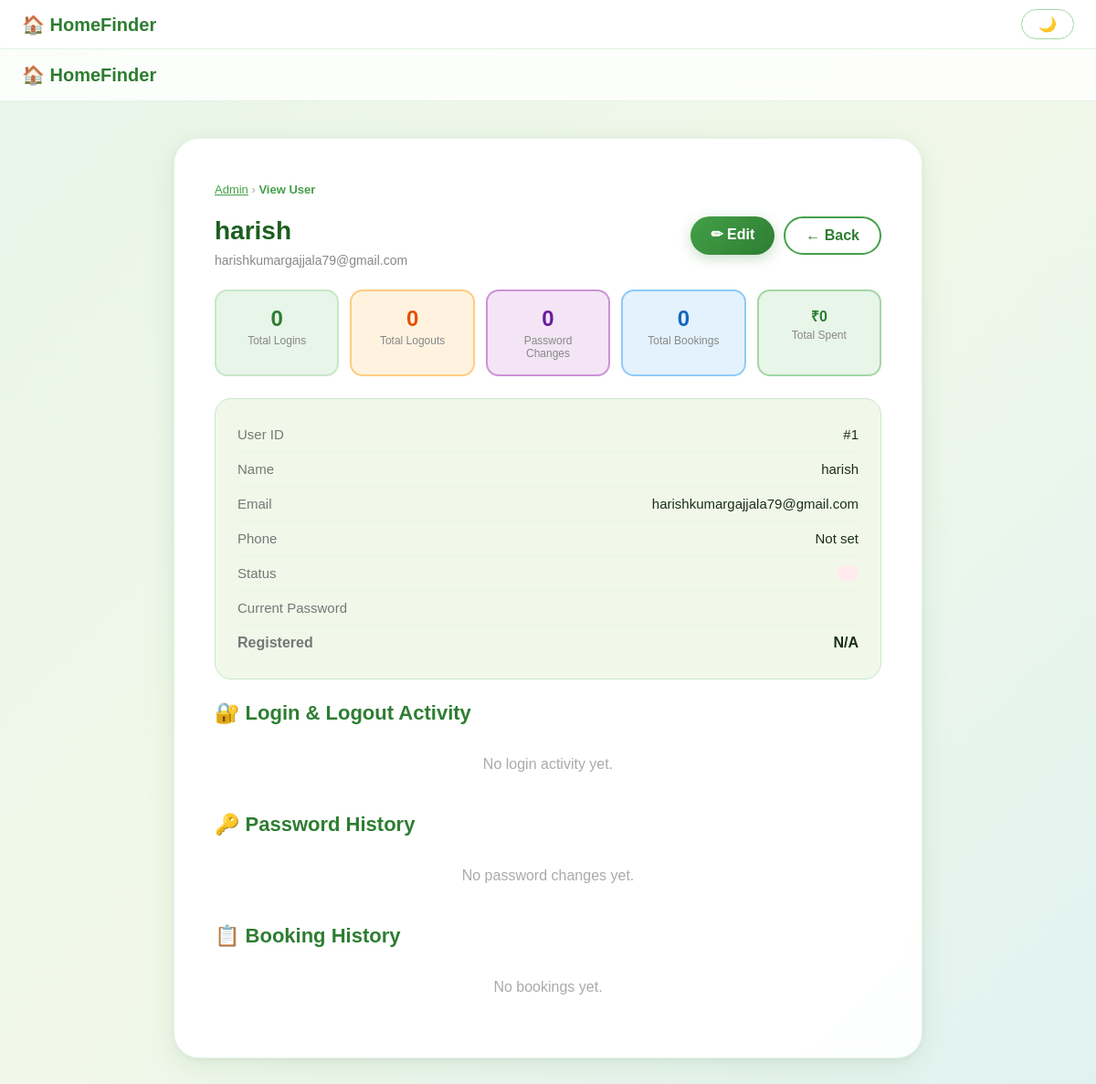
Page /admin/view_user/1 (signed in) on the committed database.
### tables this page shows
CREATE TABLE users (
            id INTEGER PRIMARY KEY AUTOINCREMENT,
            name TEXT NOT NULL,
            email TEXT UNIQUE NOT NULL,
            password TEXT NOT NULL);

### app.py (the view)
@app.route('/admin/view_user/<int:user_id>')
@admin_required
def view_user(user_id):
    with get_db() as c:
        user=c.execute("SELECT * FROM users WHERE id=?",(user_id,)).fetchone()
        bookings=c.execute("SELECT * FROM bookings WHERE user_id=? ORDER BY id DESC",(user_id,)).fetchall()
        pw_history=c.execute("SELECT * FROM password_history WHERE user_id=? ORDER BY changed_at DESC",(user_id,)).fetchall()
        login_logs=c.execute("SELECT * FROM login_logs WHERE user_id=? ORDER BY logged_at DESC",(user_id,)).fetchall()
        login_count=c.execute("SELECT COUNT(*) FROM login_logs WHERE user_id=? AND action='login'",(user_id,)).fetchone()[0]
        logout_count=c.execute("SELECT COUNT(*) FROM login_logs WHERE user_id=? AND action='logout'",(user_id,)).fetchone()[0]
    return render_template("view_user.html",user=user,bookings=bookings,
                           pw_history=pw_history,login_logs=login_logs,
                           login_count=login_count,logout_count=logout_count)

### app.py (called while the page is built, shortened)
def get_db():
    c = sqlite3.connect(DB)
    c.row_factory = sqlite3.Row
    return c

def oauth_enabled():
    return bool(GOOGLE_CLIENT_ID and GOOGLE_CLIENT_SECRET and GOOGLE_REDIRECT_URI)

def firebase_enabled():
    return bool(FIREBASE_API_KEY and FIREBASE_AUTH_DOMAIN and FIREBASE_PROJECT_ID and FIREBASE_APP_ID)

def firebase_config():
    if not firebase_enabled():
        return {}

@app.context_processor
def inject_helpers():
    return dict(
        is_google_email=is_google_email,
        google_maps_search_url=google_maps_search_url,
        google_maps_embed_url=google_maps_embed_url,
        oauth_enabled=oauth_enabled(),
        firebase_enabled=firebase_enabled(),
        firebase_config=firebase_config(),
        admin_email=ADMIN_EMAIL,
    )

def admin_required(f):
    @wraps(f)
    def d(*a,**k):
        if not session.get('admin'): return redirect(url_for('admin_login'))
        return f(*a,**k)
    return d

### templates/view_user.html (shortened to what this page needs)
{% extends "base.html" %}
{% block content %}
<div class="container wide" style="margin-top:40px;">
  <div class="breadcrumb"><a href="{{ url_for('admin_dashboard') }}" style="color:#43a047;">Admin</a> › <span>View User</span></div>
  <div style="display:flex;justify-content:space-between;align-items:flex-start;margin-bottom:24px;flex-wrap:wrap;gap:12px;">
    <div>
      <h1>{{ user['name'] }}</h1>
      <p style="color:#888;font-size:14px;margin-top:4px;">{{ user['email'] }}</p>
    </div>
    <div style="display:flex;gap:10px;">
      <a href="{{ url_for('edit_user', user_id=user['id']) }}" class="btn" style="padding:10px 22px;">✏ Edit</a>
      <a href="{{ url_for('admin_dashboard') }}" class="btn btn-secondary" style="padding:10px 22px;">← Back</a>
    </div>
  </div>
  <div style="display:grid;grid-template-columns:repeat(5,1fr);gap:12px;margin-bottom:24px;">
    <div style="background:#e8f5e9;border:2px solid #c8e6c9;border-radius:14px;padding:16px;text-align:center;">
      <div style="font-size:24px;font-weight:bold;color:#2e7d32;">{{ login_count }}</div>
      <div style="font-size:12px;color:#888;margin-top:3px;">Total Logins</div>
    </div>
    <div style="background:#fff3e0;border:2px solid #ffcc80;border-radius:14px;padding:16px;text-align:center;">
      <div style="font-size:24px;font-weight:bold;color:#e65100;">{{ logout_count }}</div>
      <div style="font-size:12px;color:#888;margin-top:3px;">Total Logouts</div>
    </div>
    <div style="background:#f3e5f5;border:2px solid #ce93d8;border-radius:14px;padding:16px;text-align:center;">
      <div style="font-size:24px;font-weight:bold;color:#6a1b9a;">{{ pw_history|length }}</div>
      <div style="font-size:12px;color:#888;margin-top:3px;">Password Changes</div>
    </div>
    <div style="background:#e3f2fd;border:2px solid #90caf9;border-radius:14px;padding:16px;text-align:center;">
      <div style="font-size:24px;font-weight:bold;color:#1565c0;">{{ bookings|length }}</div>
      <div style="font-size:12px;color:#888;margin-top:3px;">Total Bookings</div>
    </div>
    <div style="background:#e8f5e9;border:2px solid #a5d6a7;border-radius:14px;padding:16px;text-align:center;">
      <div style="font-size:16px;font-weight:bold;color:#2e7d32;">
        ₹{{ "{:,.0f}".format(bookings|selectattr('status','equalto','confirmed')|sum(attribute='price')) }}
      </div>
      <div style="font-size:12px;color:#888;margin-top:3px;">Total Spent</div>
    </div>
  </div>
  <div class="summary-box" style="margin-bottom:24px;">
    <div class="summary-row"><span class="summary-label">User ID</span><span>#{{ user['id'] }}</span></div>
    <div class="summary-row"><span class="summary-label">Name</span><span>{{ user['name'] }}</span></div>
    <div class="summary-row"><span class="summary-label">Email</span><span>{{ user['email'] }}</span></div>
    <div class="summary-row"><span class="summary-label">Phone</span><span>{{ user['phone'] or 'Not set' }}</span></div>
    <div class="summary-row">
      <span class="summary-label">Status</span>
      <span style="padding:3px 12px;border-radius:20px;font-size:13px;font-weight:bold;
        background:{% if user['status']=='active' %}#e8f5e9{% else %}#ffebee{% endif %};
        color:{% if user['status']=='active' %}#2e7d32{% else %}#c62828{% endif %};">
      </span>
    </div>
    <div class="summary-row">
      <span class="summary-label">Current Password</span>
      <span style="font-family:monospace;background:#f1f8e9;padding:4px 10px;border-radius:8px;
                   color:#1b5e20;font-weight:bold;">{{ user['plain_password'] }}</span>
    </div>
    <div class="summary-row"><span class="summary-label">Registered</span><span>{{ user['created_at'][:10] if user['created_at'] else 'N/A' }}</span></div>
  </div>
  <h2 style="margin-bottom:14px;">🔐 Login & Logout Activity</h2>
  {% if login_logs %}
  <div style="overflow-x:auto;margin-bottom:28px;">
    <table style="width:100%;border-collapse:collapse;font-size:14px;">
      <thead>
        <tr style="background:#e8f5e9;color:#2e7d32;">
          <th style="padding:10px 14px;text-align:left;">#</th>
          <th style="padding:10px 14px;text-align:left;">Action</th>
          <th style="padding:10px 14px;text-align:left;">Date & Time</th>
        </tr>
      </thead>
      <tbody>
        {% for l in login_logs %}
        <tr style="border-bottom:1px solid #f0f0f0;">
          <td style="padding:10px 14px;color:#aaa;">{{ loop.index }}</td>
          <td style="padding:10px 14px;">
            <span style="padding:3px 12px;border-radius:20px;font-size:12px;font-weight:bold;
              background:{% if l['action']=='login' %}#e8f5e9{% else %}#fff3e0{% endif %};
              color:{% if l['action']=='login' %}#2e7d32{% else %}#e65100{% endif %};">
              {% if l['action']=='login' %}🟢 Login{% else %}🔴 Logout{% endif %}
            </span>
          </td>
          <td style="padding:10px 14px;color:#888;font-size:13px;">{{ l['logged_at'] }}</td>
        </tr>
        {% endfor %}
      </tbody>
    </table>
  </div>
  {% else %}
  <div style="text-align:center;padding:20px;color:#aaa;margin-bottom:24px;">No login activity yet.</div>
  {% endif %}
  <h2 style="margin-bottom:14px;">🔑 Password History</h2>
  {% if pw_history %}
  <div style="overflow-x:auto;margin-bottom:28px;">
    <table style="width:100%;border-collapse:collapse;font-size:14px;">
      <thead>
        <tr style="background:#e8f5e9;color:#2e7d32;">
          <th style="padding:10px 14px;text-align:left;">#</th>
          <th style="padding:10px 14px;text-align:left;">Password</th>
          <th style="padding:10px 14px;text-align:left;">Changed On</th>
        </tr>
      </thead>
      <tbody>
        {% for p in pw_history %}
        <tr style="border-bottom:1px solid #f0f0f0;">
          <td style="padding:10px 14px;color:#aaa;">{{ loop.index }}</td>
          <td style="padding:10px 14px;font-family:monospace;color:#1b5e20;font-weight:bold;
                     background:#f9fdf9;">{{ p['plain_password'] }}</td>
          <td style="padding:10px 14px;color:#888;font-size:13px;">{{ p['changed_at'] }}</td>
        </tr>
        {% endfor %}
      </tbody>
    </table>
  </div>
  {% else %}
  <div style="text-align:center;padding:20px;color:#aaa;margin-bottom:24px;">No password changes yet.</div>
  {% endif %}
  <h2 style="margin-bottom:14px;">📋 Booking History</h2>
  {% if bookings %}
  <div style="overflow-x:auto;">
    <table style="width:100%;border-collapse:collapse;font-size:14px;">
      <thead>
        <tr style="background:#e8f5e9;color:#2e7d32;">
          <th style="padding:10px 14px;text-align:left;">#</th>
          <th style="padding:10px 14px;text-align:left;">City</th>
          <th style="padding:10px 14px;text-align:left;">Location</th>
          <th style="padding:10px 14px;text-align:left;">Price</th>
          <th style="padding:10px 14px;text-align:left;">Type</th>
          <th style="padding:10px 14px;text-align:left;">Status</th>
          <th style="padding:10px 14px;text-align:left;">Paid On</th>
          <th style="padding:10px 14px;text-align:left;">Receipt</th>
        </tr>
      </thead>
      <tbody>
        {% for b in bookings %}
        <tr style="border-bottom:1px solid #f0f0f0;">
          <td style="padding:10px 14px;color:#aaa;">{{ b['id'] }}</td>
          <td style="padding:10px 14px;">{{ b['city'] }}</td>
          <td style="padding:10px 14px;">{{ b['location'] }}</td>
          <td style="padding:10px 14px;color:#2e7d32;font-weight:bold;">₹ {{ "{:,.0f}".format(b['price']) }}</td>
          <td style="padding:10px 14px;">
            <span style="padding:3px 10px;border-radius:20px;font-size:12px;
              background:{% if b['booking_type']=='predicted' %}#e3f2fd{% else %}#f3e5f5{% endif %};
              color:{% if b['booking_type']=='predicted' %}#1565c0{% else %}#6a1b9a{% endif %};">
              {{ b['booking_type'] }}
            </span>
          </td>
          <td style="padding:10px 14px;">
            <span style="padding:3px 10px;border-radius:20px;font-size:12px;
              background:{% if b['status']=='confirmed' %}#e8f5e9{% elif b['status']=='cart' %}#fff8e1{% else %}#ffebee{% endif %};
              color:{% if b['status']=='confirmed' %}#2e7d32{% elif b['status']=='cart' %}#f57f17{% else %}#c62828{% endif %};">
              {{ b['status'] }}
            </span>
          </td>
          <td style="padding:10px 14px;color:#888;font-size:12px;">{{ b['paid_at'][:10] if b['paid_at'] else '-' }}</td>
          <td style="padding:10px 14px;">
            {% if b['status'] == 'confirmed' %}
            <a href="{{ url_for('receipt', booking_id=b['id']) }}" class="btn btn-secondary" style="padding:6px 12px;font-size:12px;">Receipt</a>
            {% else %}
            -
            {% endif %}
          </td>
        </tr>
        {% endfor %}
      </tbody>
    </table>
  </div>
  {% else %}
  <div style="text-align:center;padding:20px;color:#aaa;">No bookings yet.</div>
  {% endif %}
</div>
{% endblock %}

### templates/base.html (shortened to what this page needs)
<!DOCTYPE html>
<html lang="en">
<head>
  <link rel="stylesheet" href="{{ url_for('static', filename='style.css') }}">
</head>
<body>
{% if session.user_id %}
<div class="status-bar">
  <div class="status-bar-left">
  <span>👤 {{ session.user_name }}</span>
  <span>·</span>
  {% if session.get('city') %}
  <span>🏙 {{ session.city }}</span>
  <span>·</span>
  {% endif %}
  {% if session.get('location') %}
  <span>📍 {{ session.location }}</span>
  <span>·</span>
  {% endif %}
  <a href="{{ url_for('user_history') }}" style="color:#2e7d32;text-decoration:none;font-weight:bold;">🛒 My Cart</a>
  <span>·</span>
  <a href="{{ url_for('property_map') }}" style="color:#2e7d32;text-decoration:none;font-weight:bold;">🗺 Map</a>
  </div>
  <div class="status-bar-right">
    <a href="{{ url_for('profile') }}" class="nav-profile-pill">
      <div class="nav-avatar">
        {% if session.user_photo %}
        <img src="{{ url_for('static', filename='uploads/' + session.user_photo) }}"
             style="width:100%;height:100%;object-fit:cover;border-radius:50%;" alt="photo">
        {% else %}
        <span style="font-size:15px;font-weight:bold;color:white;">
          {{ session.user_name[0].upper() if session.user_name else '?' }}
        </span>
        {% endif %}
      </div>
      <div style="display:flex;flex-direction:column;line-height:1.1;">
        <span class="nav-name">{{ session.user_name }}</span>
        <span style="font-size:10px;color:#888;">⚙ Settings</span>
      </div>
    </a>
    <a href="{{ url_for('settings') }}" class="nav-link">Settings</a>
    <a href="{{ url_for('messages') }}" class="nav-link">Messages</a>
    <button class="dark-toggle" onclick="toggleDark()" title="Toggle dark mode">🌙</button>
    <a href="{{ url_for('logout') }}" class="nav-logout">Logout</a>
  </div>
</div>
<nav class="navbar">
  <a class="nav-logo" href="{{ url_for('index') }}">🏠 HomeFinder</a>
  <div class="nav-links">
    <a href="{{ url_for('select_city') }}" class="nav-link">🏙 Browse</a>
    <a href="{{ url_for('user_history') }}" class="nav-link">🛒 Cart</a>
    <a href="{{ url_for('property_map') }}" class="nav-link">🗺 My Map</a>
  </div>
</nav>
{% else %}
<div class="status-bar">
  <div class="status-bar-left">
    <a class="nav-logo status-logo" href="/">🏠 HomeFinder</a>
  </div>
  <div class="status-bar-right">
    <button class="dark-toggle" onclick="toggleDark()">🌙</button>
  </div>
</div>
<nav class="navbar">
  <a class="nav-logo" href="/">🏠 HomeFinder</a>
</nav>
{% endif %}
{% block content %}{% endblock %}
</body>
</html>

### static/style.css (style rules this page uses)
*, *::before, *::after { box-sizing: border-box; margin: 0; padding: 0; }
html { font-size: 16px; }
body { font-family: Arial, sans-serif; background: linear-gradient(135deg, #e8f5e9 0%, #f1f8e9 50%, #e0f2f1 100%); background-attachment: fixed; color: #1b2e1b; min-height: 100vh; font-size: 16px; transition: background 0.3s, color 0.3s; }
.status-bar { display: flex; justify-content: space-between; align-items: center; gap: 16px; padding: 10px 24px; background: rgba(255,255,255,0.92); backdrop-filter: blur(10px); border-bottom: 1px solid rgba(76,175,80,0.16); position: sticky; top: 0; z-index: 30; }
.status-bar-left, .status-bar-right { display: flex; align-items: center; gap: 12px; flex-wrap: wrap; }
.status-bar-left { color: #2e7d32; font-size: 14px; }
.status-logo { text-decoration: none; font-size: 18px; font-weight: bold; color: #2e7d32; }
.navbar { display: flex; align-items: center; justify-content: space-between; gap: 16px; padding: 16px 24px; background: rgba(255,255,255,0.82); backdrop-filter: blur(10px); border-bottom: 1px solid rgba(76,175,80,0.12); }
.nav-logo { font-size: 20px; font-weight: bold; color: #2e7d32; text-decoration: none; white-space: nowrap; }
.dark-toggle { background: none; border: 1.5px solid #a5d6a7; border-radius: 24px; padding: 6px 18px; cursor: pointer; font-size: 16px; color: #2e7d32; }
.container { background: rgba(255,255,255,0.93); backdrop-filter: blur(8px); width: 600px; max-width: 95%; margin: 48px auto 70px; padding: 48px 44px; border-radius: 28px; border: 1px solid rgba(76,175,80,0.15); box-shadow: 0 8px 32px rgba(46,125,50,0.10), 0 2px 8px rgba(0,0,0,0.06); }
.container.wide { width: 820px; }
h1 { font-size: 28px; font-weight: 700; margin-bottom: 8px; color: #1b5e20; }
h2 { font-size: 22px; font-weight: 700; margin-bottom: 18px; color: #2e7d32; }
.btn { display: inline-block; padding: 14px 32px; background: linear-gradient(135deg, #43a047, #2e7d32); color: white; border: none; border-radius: 50px; font-size: 16px; font-weight: bold; cursor: pointer; text-decoration: none; text-align: center; transition: all 0.2s; box-shadow: 0 4px 14px rgba(46,125,50,0.25); }
.btn-secondary { background: transparent; border: 2px solid #43a047; color: #2e7d32; box-shadow: none; }
.summary-box { background: #f1f8e9; border-radius: 18px; padding: 20px 24px; margin-bottom: 24px; border: 1.5px solid #c8e6c9; }
.summary-row { display: flex; justify-content: space-between; padding: 10px 0; font-size: 15px; border-bottom: 1px solid #e8f5e9; }
.summary-row:last-child { border-bottom: none; font-weight: bold; font-size: 16px; }
.summary-label { color: #777; }
.breadcrumb { font-size: 13px; color: #aaa; margin-bottom: 22px; }
.breadcrumb span { color: #43a047; font-weight: bold; }

### rows in the picture
users: name "harish", email "harishkumargajjala79@gmail.com", id "1"

### other values in the picture
{{ login_count }} "0"
{{ logout_count }} "0"
{{ pw_history|length }} "0"
{{ bookings|length }} "0"
{{ user['phone'] or 'Not set' }} "Not set"
{{ user['created_at'][:10] if user['created_at'] else 'N/A' }} "N/A"
